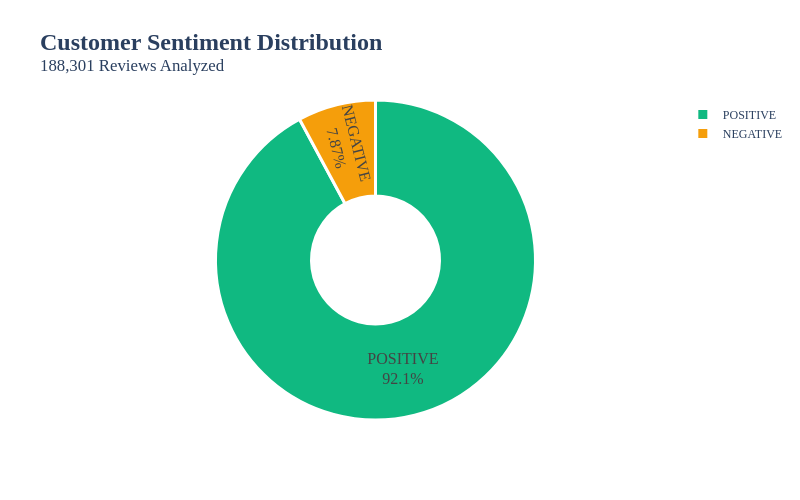

Notebook cell for this chart:
### Code cell
# 🎭 Sentiment Distribution - Pie Chart
print("=" * 80)
print("🎭 SENTIMENT DISTRIBUTION PIE CHART")
print("=" * 80)

# Calculate sentiment counts
sentiment_counts = df['Sentiment_Label'].value_counts()
colors = ['#10B981', '#F59E0B', '#EF4444']  # Green, Orange, Red

# Create pie chart with Plotly (interactive)
fig = px.pie(
    values=sentiment_counts.values,
    names=sentiment_counts.index,
    title=f"<b>Customer Sentiment Distribution</b><br><sup>{len(df):,} Reviews Analyzed</sup>",
    color_discrete_sequence=colors,
    hole=0.4,  # Donut chart
    width=800,
    height=500
)

# Customize layout
fig.update_traces(
    textposition='inside',
    textinfo='percent+label',
    textfont_size=16,
    marker_line_color='white',
    marker_line_width=3
)

fig.update_layout(
    font_family="Arial Black",
    font_size=14,
    title_font_size=24,
    showlegend=True,
    legend_font_size=12
)

# Show interactive chart
fig.show()

# Print summary
print(f"\n📊 Sentiment Summary:")
print(f"🟢 POSITIVE: {sentiment_counts.get('POSITIVE', 0):,} ({sentiment_counts.get('POSITIVE', 0)/len(df)*100:.2f}%)")
print(f"🔴 NEGATIVE: {sentiment_counts.get('NEGATIVE', 0):,} ({sentiment_counts.get('NEGATIVE', 0)/len(df)*100:.2f}%)")
print(f"\n💡 Insight: {sentiment_counts.get('POSITIVE', 0)/len(df)*100:.1f}% customers are happy!")

### Figure 1 — Plotly figure (JSON) as saved in the notebook; plotly's stock layout.template omitted (floating-point values rounded to 4 significant figures)
{"data": [{"domain": {"x": [0, 1], "y": [0, 1]}, "hole": 0.4, "hovertemplate": "label=%{label}<br>value=%{value}<extra></extra>", "labels": ["POSITIVE", "NEGATIVE"], "legendgroup": "", "marker": {"line": {"color": "white", "width": 3}}, "name": "", "showlegend": true, "textfont": {"size": 16}, "textinfo": "percent+label", "textposition": "inside", "type": "pie", "values": [173477, 14824]}], "layout": {"font": {"family": "Arial Black", "size": 14}, "height": 500, "legend": {"font": {"size": 12}, "tracegroupgap": 0}, "piecolorway": ["#10B981", "#F59E0B", "#EF4444"], "showlegend": true, "title": {"font": {"size": 24}, "text": "<b>Customer Sentiment Distribution</b><br><sup>188,301 Reviews Analyzed</sup>"}, "width": 800}}
